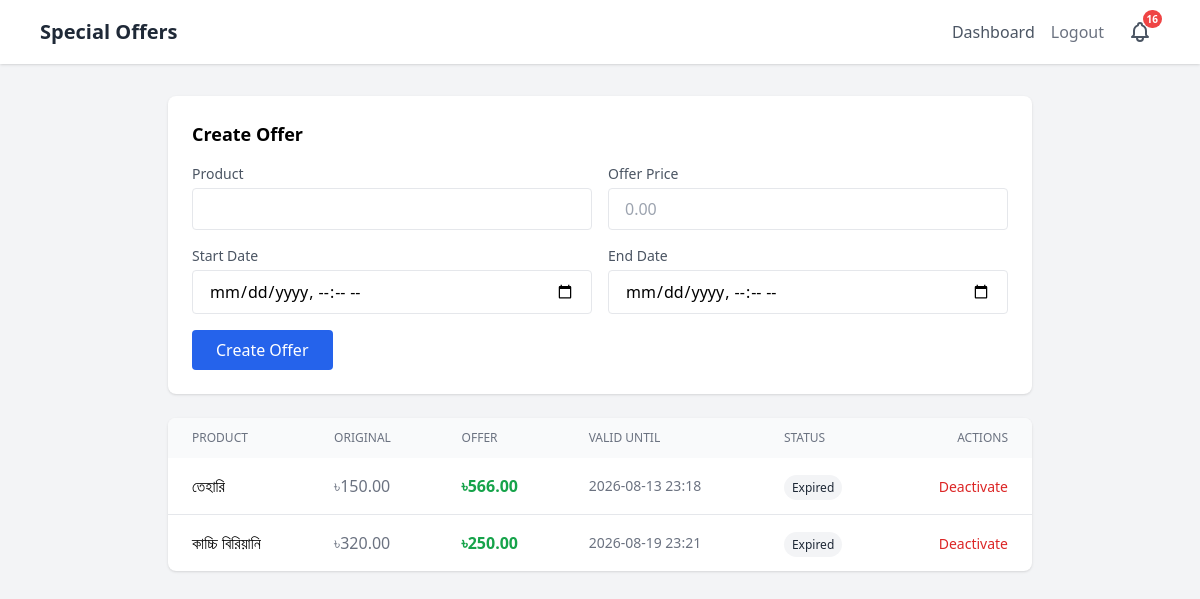
Screenshot of /admin/offers (signed in) with the database file from the repository.
### app/models/special_offer.py (models this page shows, shortened)
class SpecialOffer(db.Model):
    __tablename__ = "special_offers"
    id = db.Column(db.Integer, primary_key=True)
    product_id = db.Column(db.Integer, db.ForeignKey("products.id"), nullable=False, unique=True)
    offer_price = db.Column(db.Float, nullable=False)
    start_date = db.Column(db.DateTime, nullable=False, default=datetime.now)
    end_date = db.Column(db.DateTime, nullable=False)
    is_active = db.Column(db.Boolean, default=True)
    @property
    def is_valid(self):
        now = datetime.now()
        return self.is_active and self.start_date <= now <= self.end_date

### app/models/product.py (models this page shows, shortened)
class Product(db.Model):
    __tablename__ = "products"
    id = db.Column(db.Integer, primary_key=True)
    category_id = db.Column(db.Integer, db.ForeignKey("categories.id"), nullable=False)
    name = db.Column(db.String(200), nullable=False)
    description = db.Column(db.Text, default="")
    price = db.Column(db.Float, nullable=False)
    is_available = db.Column(db.Boolean, default=True)
    image_url = db.Column(db.String(500), default="")
    special_offer = db.relationship("SpecialOffer", backref="product", uselist=False)

### app/blueprints/admin/routes.py (the view, shortened to what this page needs)
@admin_bp.route("/offers", methods=["GET", "POST"])
@login_required
@admin_required
def offers():
    form = OfferForm()
    form.product_id.choices = [(p.id, p.name) for p in Product.query.all()]
    offers = SpecialOffer.query.all()
    return render_template("admin/offers.html", offers=offers, form=form)

### app/blueprints/admin/forms.py
class OfferForm(FlaskForm):
    product_id = IntegerField("Product", validators=[DataRequired()])
    offer_price = FloatField("Offer Price", validators=[DataRequired(), NumberRange(min=0)])
    start_date = DateTimeLocalField("Start Date", format="%Y-%m-%dT%H:%M", validators=[DataRequired()])
    end_date = DateTimeLocalField("End Date", format="%Y-%m-%dT%H:%M", validators=[DataRequired()])

### app/blueprints/admin/routes.py (called while the page is built)
def admin_required(f):
    @wraps(f)
    def decorated_function(*args, **kwargs):
        if not current_user.is_authenticated or current_user.role != "admin":
            abort(403)
        return f(*args, **kwargs)
    return decorated_function

### app/models/staff_user.py (called while the page is built)
@login_manager.user_loader
def load_user(user_id):
    return StaffUser.query.get(int(user_id))

### app/templates/admin/offers.html (shortened to what this page needs)
{% extends "base.html" %}
{% block content %}
<div class="min-h-screen bg-gray-100">
    <nav class="bg-white shadow">
        <div class="max-w-6xl mx-auto px-4 py-3 flex items-center justify-between">
            <h1 class="text-xl font-bold text-gray-800">Special Offers</h1>
            <div class="flex items-center gap-3 sm:gap-4">
                <a href="/admin/" class="text-gray-600 hover:text-gray-800">Dashboard</a>
                <a href="/admin/logout" class="text-gray-500 hover:text-gray-700">Logout</a>
                {% include "admin/_bell.html" %}
            </div>
        </div>
    </nav>
    <main class="max-w-4xl mx-auto px-4 py-8">
        <div class="bg-white rounded-lg shadow p-6 mb-6">
            <h2 class="text-lg font-bold mb-4">Create Offer</h2>
            <form method="POST" class="grid grid-cols-2 gap-4">
                <div>
                    <label class="block text-sm text-gray-600 mb-1">Product</label>
                    {{ form.product_id(class="w-full px-4 py-2 border rounded focus:outline-none focus:border-blue-500") }}
                </div>
                <div>
                    <label class="block text-sm text-gray-600 mb-1">Offer Price</label>
                    {{ form.offer_price(placeholder="0.00", class="w-full px-4 py-2 border rounded focus:outline-none focus:border-blue-500") }}
                </div>
                <div>
                    <label class="block text-sm text-gray-600 mb-1">Start Date</label>
                    {{ form.start_date(class="w-full px-4 py-2 border rounded focus:outline-none focus:border-blue-500") }}
                </div>
                <div>
                    <label class="block text-sm text-gray-600 mb-1">End Date</label>
                    {{ form.end_date(class="w-full px-4 py-2 border rounded focus:outline-none focus:border-blue-500") }}
                </div>
                <div class="col-span-2">
                    <button type="submit" class="bg-blue-600 text-white px-6 py-2 rounded hover:bg-blue-700">
                        Create Offer
                    </button>
                </div>
            </form>
        </div>
        <div class="bg-white rounded-lg shadow overflow-hidden">
            <table class="w-full">
                <thead class="bg-gray-50">
                    <tr>
                        <th class="px-6 py-3 text-left text-xs font-medium text-gray-500 uppercase">Product</th>
                        <th class="px-6 py-3 text-left text-xs font-medium text-gray-500 uppercase">Original</th>
                        <th class="px-6 py-3 text-left text-xs font-medium text-gray-500 uppercase">Offer</th>
                        <th class="px-6 py-3 text-left text-xs font-medium text-gray-500 uppercase">Valid Until</th>
                        <th class="px-6 py-3 text-left text-xs font-medium text-gray-500 uppercase">Status</th>
                        <th class="px-6 py-3 text-right text-xs font-medium text-gray-500 uppercase">Actions</th>
                    </tr>
                </thead>
                <tbody class="divide-y divide-gray-200">
                    {% for offer in offers %}
                    <tr>
                        <td class="px-6 py-4 font-medium">{{ offer.product.name }}</td>
                        <td class="px-6 py-4 text-gray-500">৳{{ "%.2f"|format(offer.product.price) }}</td>
                        <td class="px-6 py-4 text-green-600 font-bold">৳{{ "%.2f"|format(offer.offer_price) }}</td>
                        <td class="px-6 py-4 text-sm text-gray-500">{{ offer.end_date.strftime('%Y-%m-%d %H:%M') }}</td>
                        <td class="px-6 py-4">
                            {% if offer.is_valid %}
                            <span class="px-2 py-1 text-xs rounded-full bg-green-100 text-green-800">Active</span>
                            {% else %}
                            <span class="px-2 py-1 text-xs rounded-full bg-gray-100 text-gray-800">Expired</span>
                            {% endif %}
                        </td>
                        <td class="px-6 py-4 text-right">
                            {% if offer.is_active %}
                            <form method="POST" action="/admin/offers/{{ offer.id }}/deactivate" class="inline"
                                onsubmit="return confirm('Deactivate this offer?')">
                                <button type="submit" class="text-red-600 hover:text-red-800 text-sm">Deactivate</button>
                            </form>
                            {% endif %}
                        </td>
                    </tr>
                    {% endfor %}
                </tbody>
            </table>
        </div>
    </main>
</div>
{% endblock %}

### app/templates/base.html (style rules this page uses)
* { -webkit-tap-highlight-color: transparent; }
input, textarea, select { font-size: 16px !important; }

### rows the page displays
SpecialOffer: product.name "তেহারি", offer_price "566.00", end_date "2026-08-13 23:18", is_active "Expired"
Product: product.price "150.00"
SpecialOffer: product.name "কাচ্চি বিরিয়ানি", offer_price "250.00", end_date "2026-08-19 23:21", is_active "Expired"
Product: product.price "320.00"
